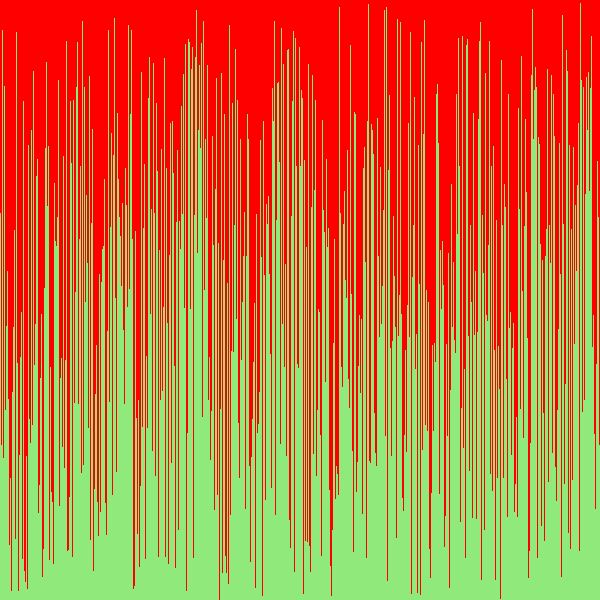
Frame 1 (no input)
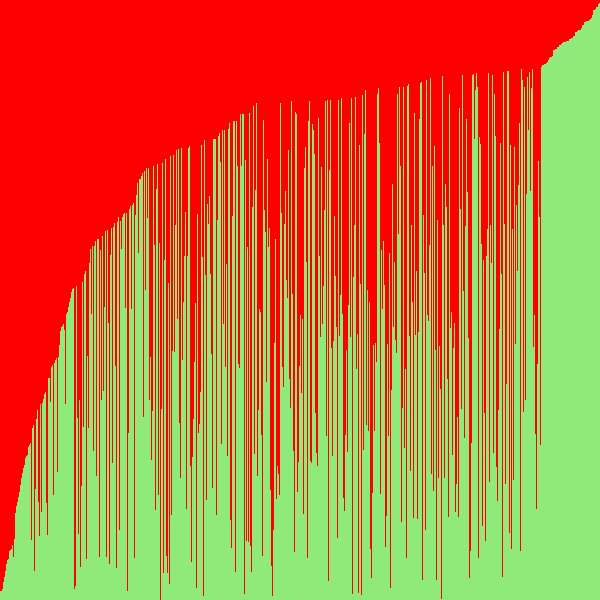
Frame 60 (the mouse pressed at the canvas centre just before this capture)
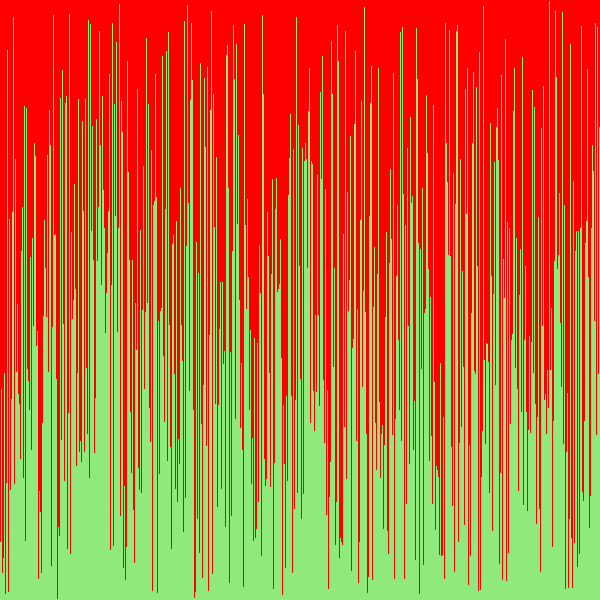
Frame 120 (the mouse held since frame 60 and released just before this capture)

The Processing sketch that drew these frames (run headless with seeded random() and noise(); from frame 60 on, the mouse is pressed at the canvas centre):

// Processing sketch: visual_array_sorter
// ── visual_array_sorter.pde
//1. create an array of ints. don't initialize it yet.
int[] ints; 
void setup() {
  //2. set the size of your window
 size(600,600);
  
  //  if you are using Processing 3, you cannot use variables
  //  because the developers don't know how programming is supposed to work.

  //3. initialize your array with the built in width variable

  ints = new int[width];
  
  randomizer();
  //4. initialize the ints in the array with random numbers
  //   from 0 to the built in height variable

  //5. call the noStroke() method
  noStroke();
}

void draw() {
  //6. set the background color with background(r, g, b);
  background(255,0,0);
  //7. set the color for your graph
       fill(143,234,123);
  //8. draw a rectangle for each int in your array.
  for (int j = 0; j < ints.length; j++) {
  
    rect(j,height,1,-ints[j]); 
  }
 
  //   the x value will be the current index in the array
  //   the y value will the height variable
  //   the width is 1 (one)
  //   the height is negative the value of the element at the current index of the array


  //9. call the stepSort method
stepSort(ints);
  //10. extract the code that randomizes the array into a method.

  //11. call the method you made in step 10 when the mouse is pressed
if (mousePressed) { randomizer();}
}

void randomizer() {

  for (int i = 0; i< ints.length; i++) {
 int x =(int) random(0,height);
    ints[i] = x;
  }


}

void stepSort(int[] arr) {
  for (int i = 1; i < arr.length; i++) {
    if (arr[i - 1] > arr[i]) {
      int t = arr[i];
      arr[i] = arr[i - 1];
      arr[i - 1] = t;
    }
  }
}
